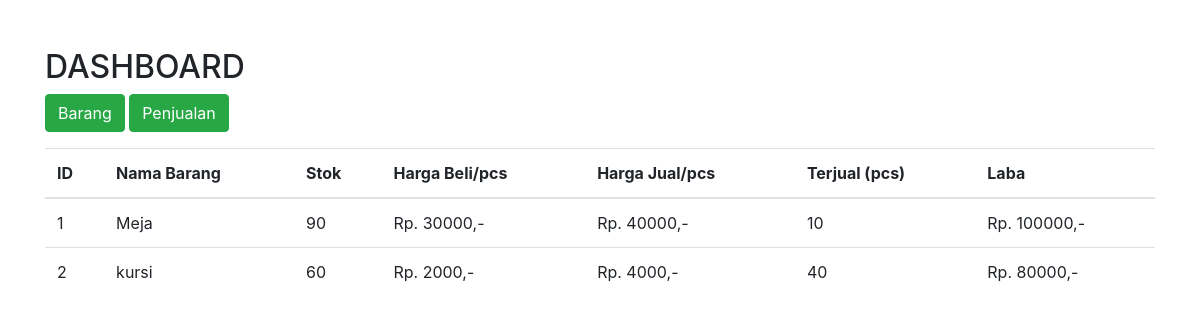
The page / on the database its author committed.
### tables this page shows
CREATE TABLE `penjualan` (
  `id_penjualan` int(5) NOT NULL,
  `jml_jual` varchar(3) NOT NULL,
  `total` int(15) DEFAULT NULL,
  `id` int(11) NOT NULL,
  `Tanggal` date DEFAULT NULL
);

CREATE TABLE `product` (
  `id` int(11) NOT NULL,
  `nama_barang` varchar(255) NOT NULL,
  `stock` int(11) DEFAULT NULL,
  `harga_beli` float NOT NULL,
  `harga_jual` float DEFAULT NULL
);

### sales.php (called while the page is built, shortened)
<?php
class Sales {
    private $conn;
    public function __construct($conn) {
        $this->conn = $conn;
    }
	public function getSalesJoin() {
    $sales = array();
    $result = $this->conn->query("SELECT penjualan.id_penjualan, penjualan.tanggal, penjualan.total, product.id, product.nama_barang, penjualan.jml_jual,
									penjualan.total, product.stock, product.harga_beli, product.harga_jual,
									SUM(penjualan.jml_jual) as terjual, ((product.harga_jual * SUM(penjualan.jml_jual)) - (product.harga_beli * SUM(penjualan.jml_jual))) as laba
                                  FROM penjualan
                                  JOIN product ON penjualan.id = product.id
                                  GROUP BY penjualan.id");
    while ($row = $result->fetch_assoc()) {
        $sales[] = $row;
    }
    return $sales;
}
}
?>

### index.php (the view, shortened to what this page needs)
<?php
require_once "config.php";
require_once "sales.php";
$salesHandler = new Sales($conn);
$sales = $salesHandler->getSalesJoin();
?>
<!DOCTYPE html>
<html lang="en">
<head>
    <link rel="stylesheet" href="https://stackpath.bootstrapcdn.com/bootstrap/4.5.2/css/bootstrap.min.css">
</head>
<body>
    <div class="container mt-5">
        <div class="mt-5 mb-3 clearfix">
            <h2 class="pull-left">DASHBOARD</h2>
            <a href="tampil_product.php" class="btn btn-success pull-left"> Barang </a>
			<a href="tampil_sales.php" class="btn btn-success pull-left"> Penjualan </a>
        </div>
        <table class="table">
            <thead>
                <tr>
                    <th>ID</th>
                    <th>Nama Barang</th>
                    <th>Stok</th>
                    <th>Harga Beli/pcs</th>
					 <th>Harga Jual/pcs</th>
                    <th>Terjual (pcs)</th>
					<th>Laba</th>
                </tr>
            </thead>
            <tbody>
                <?php foreach ($sales as $sale) : ?>
                    <tr>
                        <td><?php echo $sale['id']; ?></td>
                        <td><?php echo $sale['nama_barang']; ?></td>
                        <td><?php echo $sale['stock']; ?></td>
                        <td>Rp. <?php echo $sale['harga_beli']; ?>,-</td>
						<td>Rp. <?php echo $sale['harga_jual']; ?>,-</td>
						<td><?php echo $sale['terjual']; ?></td>
						<td>Rp. <?php echo $sale['laba']; ?>,-</td>
                    </tr>
                <?php endforeach; ?>
            </tbody>
        </table>
    </div>
</body>
</html>

### index.php (style rules this page uses)
body { font-family: Arial, sans-serif; }

### rows shown on the page
penjualan: id "1", id.nama_barang "Meja", id.stock "90", id.harga_beli "30000", id.harga_jual "40000", terjual "10", laba "100000"
penjualan: id "2", id.nama_barang "kursi", id.stock "60", id.harga_beli "2000", id.harga_jual "4000", terjual "40", laba "80000"
